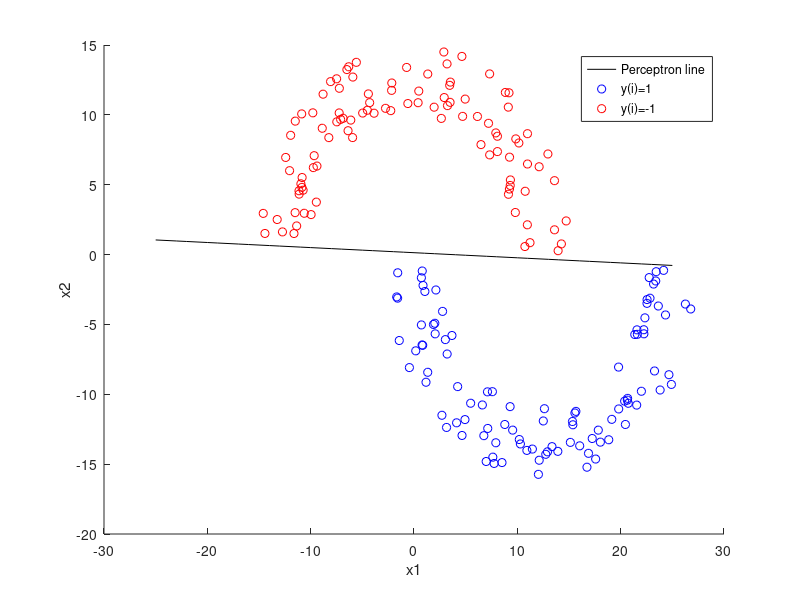

The MATLAB source for this figure:
% This script implements the perceptron algorithm to classify a 
% semi-randomly generated 2D dataset with two separated arc-shaped classes.

clear all

% === Parameters ===
n = 200;        % Total number of data points
rad = 10;       % Radius of the circular arc for both classes
thk = 5;        % Thickness of each arc (points are scattered within a band of this width)
sep = 1;        % Vertical separation between the two arcs

% === Data Initialization ===
x = zeros(n, 2);    % Stores 2D coordinates of the data points
y = zeros(n, 1);    % Stores class labels (+1 or -1)

% Helper arrays (used for polar coordinate construction of arcs)
r1 = zeros(n,1); theta1 = zeros(n,1);
r2 = zeros(n,1); theta2 = zeros(n,1);

XX = -2.5*rad : 2.5*rad;  % Range for plotting the final decision boundary

% === Data Generation ===
for i = 1:n
    i  % Optional progress display
    
    % Random angle and radial offsets for arc-like distribution
    theta1(i) = pi * rand(1);     % Angle for class -1 (top arc), [0, π]
    theta2(i) = -pi * rand(1);    % Angle for class +1 (bottom arc), [-π, 0]
    r1(i) = thk * rand(1);        % Random thickness for top arc
    r2(i) = thk * rand(1);        % Random thickness for bottom arc
    
    if i <= n/2
        % Class -1: upper arc centered at origin
        x(i,1) = (rad + r1(i)) * cos(theta1(i));  % x-coordinate
        x(i,2) = (rad + r1(i)) * sin(theta1(i));  % y-coordinate
    else
        % Class +1: lower arc shifted slightly right and down
        x(i,1) = thk/2 + rad + (rad + r2(i)) * cos(theta2(i));
        x(i,2) = -sep + (rad + r2(i)) * sin(theta2(i));
    end

    % === Label and Plot the Data Point ===
    if i > n/2
        y(i) = 1;  % Class +1 (blue)
        c = [0 0 255]/256;
        s1 = scatter(x(i,1), x(i,2), [], c); hold on;
    else
        y(i) = -1;  % Class -1 (red)
        c = [255 0 0]/256;
        s2 = scatter(x(i,1), x(i,2), [], c); hold on;
    end

    xlabel('x1'); ylabel('x2');
end

% === Perceptron Algorithm Initialization ===
stop = 0;      % Used to stop early if no misclassified point found
w0 = 0;        % Bias term (intercept)
w1 = 0;        % Weight for x1
w2 = 0;        % Weight for x2
counter = 1;   % Count the number of iterations

% === Perceptron Learning Loop ===
% Loop until all data points are correctly classified
while sum(sign(y(:) .* (w0 + w1 * x(:,1) + w2 * x(:,2)))) ~= n
    jj = randperm(n);  % Shuffle indices to introduce randomness
    j = jj(1);         % Start with a random point
    k = 1;

    % Try to find a misclassified point
    while y(j) * (w0 + w1 * x(j,1) + w2 * x(j,2)) > 0
        if k < n
            k = k + 1;
        else
            stop = 1;  % No misclassified point found
            break
        end
        j = jj(k);  % Try next point
    end

    if stop == 1
        break
    end

    % === Update the perceptron weights ===
    w0 = w0 + y(j);               % Update bias
    w1 = w1 + y(j) * x(j,1);      % Update weight for x1
    w2 = w2 + y(j) * x(j,2);      % Update weight for x2

    % Check again if all points are correctly classified
    if sum(sign(y(:) .* (w0 + w1 * x(:,1) + w2 * x(:,2)))) == n
        i  
        break
    end

    counter = counter + 1
end

XX3 = -2.5*rad : 2.5*rad;
YY3 = (-w1 * XX3 + w0) / w2;   % Solve for x2 in w0 + w1*x1 + w2*x2 = 0

p2 = plot(XX3, YY3, 'black');  
legend([p2 s1 s2], {'Perceptron line', 'y(i)=1', 'y(i)=-1'})
